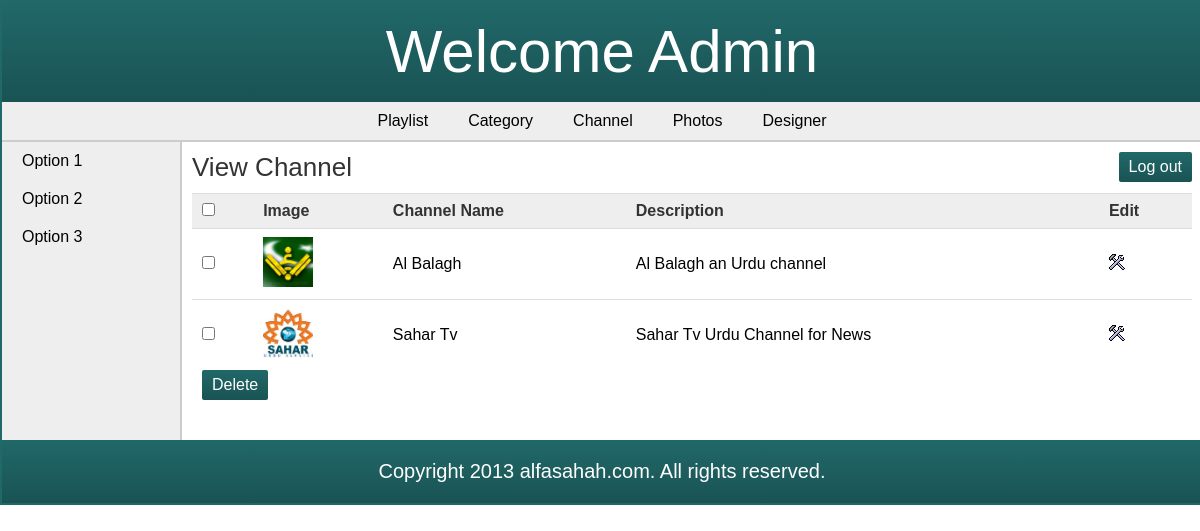
/admin/view_channel.php, run on the app's committed database.
### tables this page shows
CREATE TABLE IF NOT EXISTS `channel` (
  `channel_id` int(11) NOT NULL AUTO_INCREMENT,
  `channel_name` varchar(100) NOT NULL,
  `channel_desc` varchar(1000) DEFAULT NULL,
  `channel_image` varchar(200) DEFAULT NULL,
  PRIMARY KEY (`channel_id`)
);

### admin/view_channel.php (the view, shortened to what this page needs)
<?php
	require('../includes/config.php');
	$query_selectChannel = "SELECT * FROM channel";
	$result_selectChannel = $con->query($query_selectChannel);
?>
<!DOCTYPE html>
<html>
<head>
	<link rel="stylesheet" href="../includes/main_style.css" >
</head>
<body>
	<?php
		include("../includes/header_admin.inc.php");
		include("../includes/nav_admin.inc.php");
		include("../includes/aside_admin.inc.php");
	?>
	<section>
		<h1>View Channel</h1>
		<?php if($result_selectChannel->num_rows > 0){ ?>
		<form action="" method="POST" class="form" id="formDelete">
		<table class="table_displayData">
			<tr>
				<th> <input type="checkbox" onClick="toggle(this)" /> </th>
				<th> Image </th>
				<th> Channel Name </th>
				<th> Description </th>
				<th> Edit </th>
			</tr>
			<?php $i=1; while($row_selectChannel = $result_selectChannel->fetch_array()){ ?>
			<tr>
				<td> <input type="checkbox" name="chkId[]" value="<?php echo $row_selectChannel['channel_id']; ?>" id="chk[]" /> </td>
				<td> <img src="../images/images_channel/<?php echo $row_selectChannel['channel_image']; ?>" height="50px" width="50px"> </td>
				<td> <?php echo $row_selectChannel['channel_name']; ?> </td>
				<td> <?php echo $row_selectChannel['channel_desc']; ?> </td>
				<td> <a href="edit_channel.php?id=<?php echo $row_selectChannel['channel_id']; ?>"><img src="../images/edit.png" alt="edit" /></a> </td>
			</tr>
			<?php $i++; } ?>
		</table>
		<input type="button" value="Delete" class="submit_button" onclick="clicked();" style="margin:0px;margin-left:10px;"/>
		</form>
		<?php } else { echo "<h2>No Channel found</h2>"; } ?>
	</section>
	<?php
		include("../includes/footer_admin.inc.php");
	?>
</body>
</html>

### includes/main_style.css (style rules this page uses)
* { font-family: arial,sans-serif; margin:0px; padding:0px; }
body { width:1200px; margin:auto; border:2px solid #216869; }
a { text-decoration:none; }
.submit_button { font-size:16px; margin-top:20px; margin-right:20px; padding:6px 10px; background:-webkit-linear-gradient(top,#216869,#1a5354); background: -moz-linear-gradient(top,#216869,#1a5354); filter: progid:DXImageTransform.Microsoft.Gradient(GradientType=0,StartColorStr='#216869',EndColorStr='#1a5354'); -ms-filter: "progid:DXImageTransform.Microsoft.Gradient(GradientType=0,StartColorStr='#216869',EndColorStr='#1a5354')"; background: -ms-linear-gradient(#216869, #1a5354); background-image:-webkit-gradient(linear, 50% 0%, 50% 100%, color-stop(0%, #216869), color-stop(100%, #1a5354)); border:none; color:white; -webkit-border-radius:2px; }
section { width:1000px; padding:10px; padding-bottom:40px; }
section h1 { margin-bottom:10px; font-weight:normal; color:#333; font-size: 26px; }
table { border-collapse: collapse; width:100%; }
.table_displayData td, .table_displayData th { border-top:1px solid #ddd; padding: 8px 10px; text-align: left; }
.table_displayData th { background-color:#eee; color:#333; }
td { border-left: 0px none; border-right: 0px none; }

### admin/view_channel.php (style rules this page uses)
td { border-left: 0px none; border-right: 0px none; }

### data on the page
channel: channel_image (picture), channel_name "Al Balagh", channel_desc "Al Balagh an Urdu channel"
channel: channel_image (picture), channel_name "Sahar Tv", channel_desc "Sahar Tv Urdu Channel for News"
